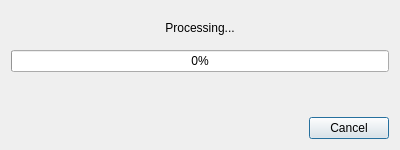
<?xml version="1.0" encoding="UTF-8"?>
<ui version="4.0">
 <class>ProgressDialog</class>
 <widget class="QDialog" name="ProgressDialog">
  <property name="geometry">
   <rect>
    <x>0</x>
    <y>0</y>
    <width>400</width>
    <height>150</height>
   </rect>
  </property>
  <property name="windowTitle">
   <string>Processing...</string>
  </property>
  <property name="modal">
   <bool>true</bool>
  </property>
  <layout class="QVBoxLayout" name="verticalLayout">
   <item>
    <widget class="QLabel" name="label_status">
     <property name="text">
      <string>Processing...</string>
     </property>
     <property name="alignment">
      <set>Qt::AlignCenter</set>
     </property>
    </widget>
   </item>
   <item>
    <widget class="QProgressBar" name="progressBar">
     <property name="value">
      <number>0</number>
     </property>
    </widget>
   </item>
   <item>
    <widget class="QLabel" name="label_details">
     <property name="text">
      <string></string>
     </property>
     <property name="alignment">
      <set>Qt::AlignCenter</set>
     </property>
     <property name="wordWrap">
      <bool>true</bool>
     </property>
    </widget>
   </item>
   <item>
    <layout class="QHBoxLayout" name="horizontalLayout">
     <item>
      <spacer name="horizontalSpacer">
       <property name="orientation">
        <enum>Qt::Horizontal</enum>
       </property>
       <property name="sizeHint" stdset="0">
        <size>
         <width>40</width>
         <height>20</height>
        </size>
       </property>
      </spacer>
     </item>
     <item>
      <widget class="QPushButton" name="pushButton_cancel">
       <property name="text">
        <string>Cancel</string>
       </property>
      </widget>
     </item>
    </layout>
   </item>
  </layout>
 </widget>
 <resources/>
 <connections/>
</ui>
